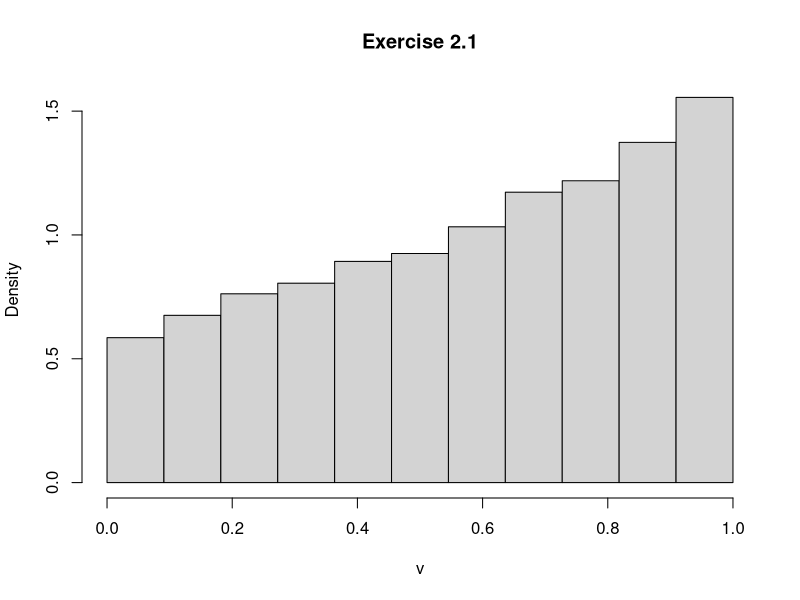

Write R code to recreate this figure. (Note: this script raises an error after producing the figure.)
#Eercise 2.1
m = 10000
u = runif(m)
v = numeric(m)
for (i in 1:m){
  b = function(x){ (exp(x)-1)/(exp(1)-1)-u[i] }
  v[i] = uniroot(f = b,lower = 0 ,upper = 1)$root
}
hist(v,breaks = seq(0,1,length.out = 12),freq = F ,main = "Exercise 2.1")

integrand <- function(x) { exp(x)/(exp(1)-1)}
integrate(integrand)
#Eercise 2.1
u = runif(1)
b = function(x){ (exp(x)-1)/(exp(1)-1) - u }
v = uniroot(f = b,lower = 0 ,upper = 1)$root
v
#Eercise 2.2
u = runif(1)
u
if(u<1/4){
  b = function(x){ ((x*x)/4 - x +1) - u }
  v = uniroot(f = b,lower = 0 ,upper = 1/4)$root
}else{
  b = function(x){ ( x - x*x/12 -9/4) - u }
  v = uniroot(f = b,lower = 0 ,upper = 3/4)$root
}
v
